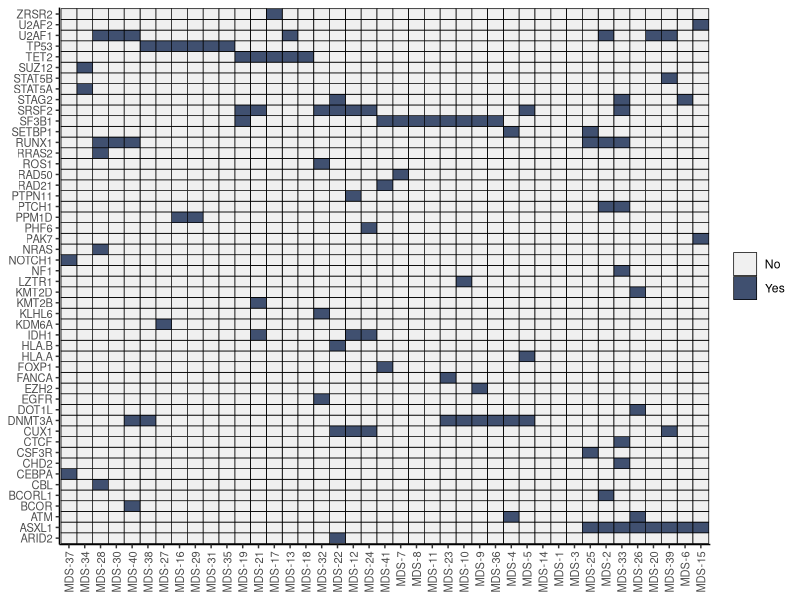

R code for this plot: (Note: this script raises an error after producing the figure.)
# ============================================================================
# Extended Data Figure 1 -- R panels
#
# Run source("_setup.R") first for the shared library() calls.
# ============================================================================


# --------------------------------------------------------------------------
# Extended Data Figure 1 panel a -- Mutation oncoprint (samples x genes)
# --------------------------------------------------------------------------

library(ggplot2)
library(tidyr)
library(dplyr)
library(tibble)   # column_to_rownames; was library(tidyverse), narrowed to what is used

df <- read.delim('data/EDFig1a.csv', sep = ',')
df <- df[1:41,]

# hierarchical clustering on samples (columns in final plot)
mat <- df %>% column_to_rownames("Manuscript.ID") %>%
  mutate(across(everything(), ~ ifelse(. == "Yes", 1, 0)))
sample_order <- hclust(dist(mat, method = "binary"))$order
sample_levels <- df$Manuscript.ID[sample_order]

gene_order <- hclust(dist(t(mat), method = "binary"))$order
gene_levels <- colnames(mat)[gene_order]

# pivot to long format with clustered factor levels
df_long <- df %>%
  pivot_longer(cols = -`Manuscript.ID`, names_to = "Gene", values_to = "Mutated") %>%
  mutate(
    Manuscript.ID = factor(Manuscript.ID, levels = sample_levels),
    Gene = factor(Gene, levels = sort(gene_levels)) 
  )

# plot
ggplot(df_long, aes(x = Manuscript.ID, y = Gene, fill = Mutated)) +
  geom_tile(color = "black", lwd = 0.25) +
  scale_fill_manual(values = c("Yes" = "#405070", "No" = "#f0f0f0")) +
  theme_classic() +
  theme(
    axis.text.x = element_text(angle = 90, hjust = 1, vjust = 0.5, size = 8),
    axis.text.y = element_text(size = 8),
    axis.title = element_blank(),
    legend.title = element_blank()
  )


# --------------------------------------------------------------------------
# Extended Data Figure 1 panel b -- CITE oncoprint
# --------------------------------------------------------------------------

df <- read.delim('data/EDFig1b.csv', sep = ',')
df <- df[,c('Patient','Type', 'Treatment', 'IPSS.M','Timepoint', 'Age','TP53.Mutant', 'SF.Mutant')]
df$tmp <- df$Timepoint
colnames(df) <-  c('Patient','Type', 'Treatment', 'IPSS-M', 'Timepoint', 'Age', 'TP53 Mutant', 'SF Mutant', 'tmp')
df <- df[,rev(c('Patient','Type', 'Treatment', 'IPSS-M', 'Timepoint','Age','TP53 Mutant', 'SF Mutant', 'tmp'))]
df[,colnames(df)] <- lapply(df[,colnames(df)] , factor)

df <- melt(df, id.var = c('Patient', 'tmp')) 

df$Patient <- factor(df$Patient, levels = c('HSS_78','HSS_79','HSS_91','HSS_179','HSS_214', 'EDTA_016','EDTA_012','EDTA_018','ND83','MDS_10',
                                            'MDS_5','MDS_9','ND150','MDS_26','ND32','ND54','MDS_12','MDS_19','ND143','ND158','MDS_18','ND166','MDS_1','MDS_30',
                                            'MDS_3','EDTA_005','MDS_27','ND120', 'EDTA_006','ND126','ND72','MDS_20',
                                            'MDS_15', 'MDS_2','ND46','ND41','MDS_28','ND92','ND44','MDS_13', 'MDS_29','MDS_16','MDS_23'))

df$value <- factor(df$value, levels = unique(df$value))
df <- df[-which(df$variable == 'Timepoint'),]
df$value <- factor(df$value, levels = c('Control','Remission','MDS','MDS-Treated','MDS-EB2','Untreated','Azacitidine','Azacitidine + Venetoclax', 'Post Allo-HCT',
                                        'Very Low','Low','Moderate Low',
                                        'Moderate High', 'High', 'Very High', 'NA','Y','N', 'Under 40','Over 60'))

ggplot(df, aes(x = tmp, y = variable, fill = value)) + 
  geom_tile(color = "black", lwd = 0.5) + 
  scale_fill_manual(values = c("N" = '#d1d1d1', "Y" = "#3b5173", 'Remission' = '#a6d4f5',
                               'MDS' = "#BD0026",'MDS-Treated' = "#e08b89",'MDS-EB2' = '#850310','Control' = '#0072B2',
                               'Under 40'= '#babcbf','40 to 60' = '#9aa0a6','Over 60' = '#404142',
                               'Untreated' = "#7258b4",'Azacitidine' = '#a398e3', 'Azacitidine + Venetoclax' = "#dbaaec", 'Post Allo-HCT' = "#fcdefc",
                               'Very Low' = "#FFFFB2", 'Low' = "#FED976", 'Moderate Low' = "#FEB24C",
                               'Moderate High' = "#FD8D3C", 'High' ="#F03B20", 'Very High' = "#BD0026")) +
  theme(plot.title = element_text(hjust = 0.5)) + 
  facet_grid(~Patient, drop = TRUE, scales = "free", space = "free") + 
  theme_classic() + guides(fill=guide_legend(ncol=2)) +
  theme(
    axis.title.x=element_blank(),
    panel.spacing = unit(.05, "lines"),
    panel.border = element_blank(), 
    strip.background = element_blank(),
    strip.text = element_text(angle = 90, hjust = 0)) 
